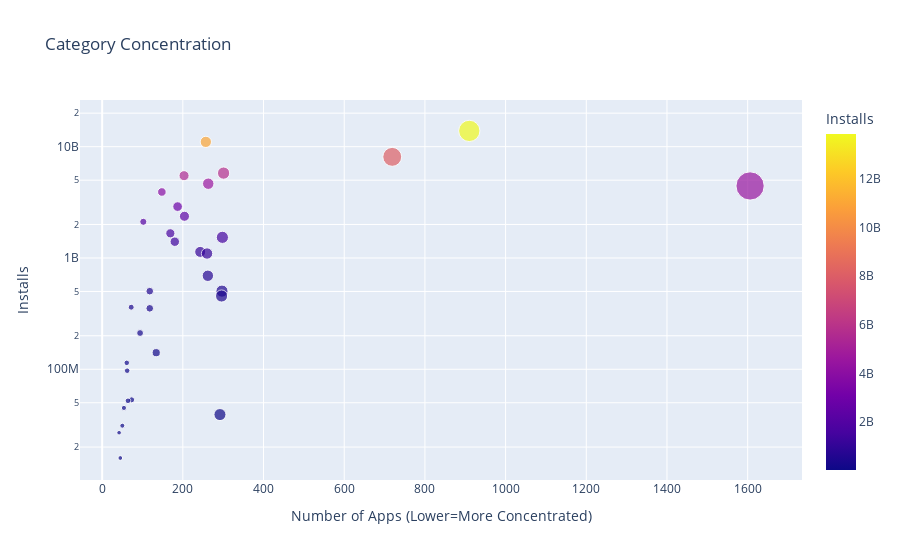

Notebook cell for this chart:
### Code cell
scatter = px.scatter(df_apps_w_installs, # data
                    x='App', # column name
                    y='Installs',
                    title='Category Concentration',
                    size='App',
                    hover_name=df_apps_w_installs.index,
                    color='Installs')
# text=df_apps_w_installs.index if we pass above param it would display text on markers
 
scatter.update_layout(xaxis_title="Number of Apps (Lower=More Concentrated)",
                      yaxis_title="Installs",
                      yaxis=dict(type='log'))
 
scatter.show()

### Figure 1 — Plotly figure (JSON) as saved in the notebook; plotly's stock layout.template omitted (floating-point values rounded to 4 significant figures)
{"data": [{"hovertemplate": "<b>%{hovertext}</b><br><br>App=%{marker.size}<br>Installs=%{marker.color}<extra></extra>", "hovertext": ["GAME", "COMMUNICATION", "TOOLS", "PRODUCTIVITY", "SOCIAL", "PHOTOGRAPHY", "FAMILY", "VIDEO_PLAYERS", "TRAVEL_AND_LOCAL", "NEWS_AND_MAGAZINES", "ENTERTAINMENT", "BOOKS_AND_REFERENCE", "PERSONALIZATION", "SHOPPING", "HEALTH_AND_FITNESS", "SPORTS", "BUSINESS", "LIFESTYLE", "MAPS_AND_NAVIGATION", "FINANCE", "WEATHER", "EDUCATION", "FOOD_AND_DRINK", "DATING", "ART_AND_DESIGN", "HOUSE_AND_HOME", "AUTO_AND_VEHICLES", "LIBRARIES_AND_DEMO", "COMICS", "MEDICAL", "PARENTING", "BEAUTY", "EVENTS"], "legendgroup": "", "marker": {"color": [13858762717, 11039241530, 8099724500, 5788070180, 5487841475, 4649143130, 4437554490, 3916897200, 2894859300, 2369110650, 2113660000, 1665791655, 1532352930, 1400331540, 1134006220, 1096431465, 692018120, 503611120, 503267560, 455249400, 361096500, 352852000, 211677750, 140912410, 114233100, 97082000, 53129800, 52083000, 44931100, 39162676, 31116110, 26916200, 15949410], "coloraxis": "coloraxis", "size": [910, 257, 719, 301, 203, 263, 1606, 148, 187, 204, 102, 169, 298, 180, 243, 260, 262, 297, 118, 296, 72, 118, 94, 134, 61, 62, 73, 64, 54, 292, 50, 42, 45], "sizemode": "area", "sizeref": 4.015, "symbol": "circle"}, "mode": "markers", "name": "", "orientation": "v", "showlegend": false, "type": "scatter", "x": [910, 257, 719, 301, 203, 263, 1606, 148, 187, 204, 102, 169, 298, 180, 243, 260, 262, 297, 118, 296, 72, 118, 94, 134, 61, 62, 73, 64, 54, 292, 50, 42, 45], "xaxis": "x", "y": [13858762717, 11039241530, 8099724500, 5788070180, 5487841475, 4649143130, 4437554490, 3916897200, 2894859300, 2369110650, 2113660000, 1665791655, 1532352930, 1400331540, 1134006220, 1096431465, 692018120, 503611120, 503267560, 455249400, 361096500, 352852000, 211677750, 140912410, 114233100, 97082000, 53129800, 52083000, 44931100, 39162676, 31116110, 26916200, 15949410], "yaxis": "y"}], "layout": {"coloraxis": {"colorbar": {"title": {"text": "Installs"}}, "colorscale": [[0, "#0d0887"], [0.1111, "#46039f"], [0.2222, "#7201a8"], [0.3333, "#9c179e"], [0.4444, "#bd3786"], [0.5556, "#d8576b"], [0.6667, "#ed7953"], [0.7778, "#fb9f3a"], [0.8889, "#fdca26"], [1, "#f0f921"]]}, "legend": {"itemsizing": "constant", "tracegroupgap": 0}, "title": {"text": "Category Concentration"}, "xaxis": {"anchor": "y", "domain": [0, 1], "title": {"text": "Number of Apps (Lower=More Concentrated)"}}, "yaxis": {"anchor": "x", "domain": [0, 1], "title": {"text": "Installs"}, "type": "log"}}}
